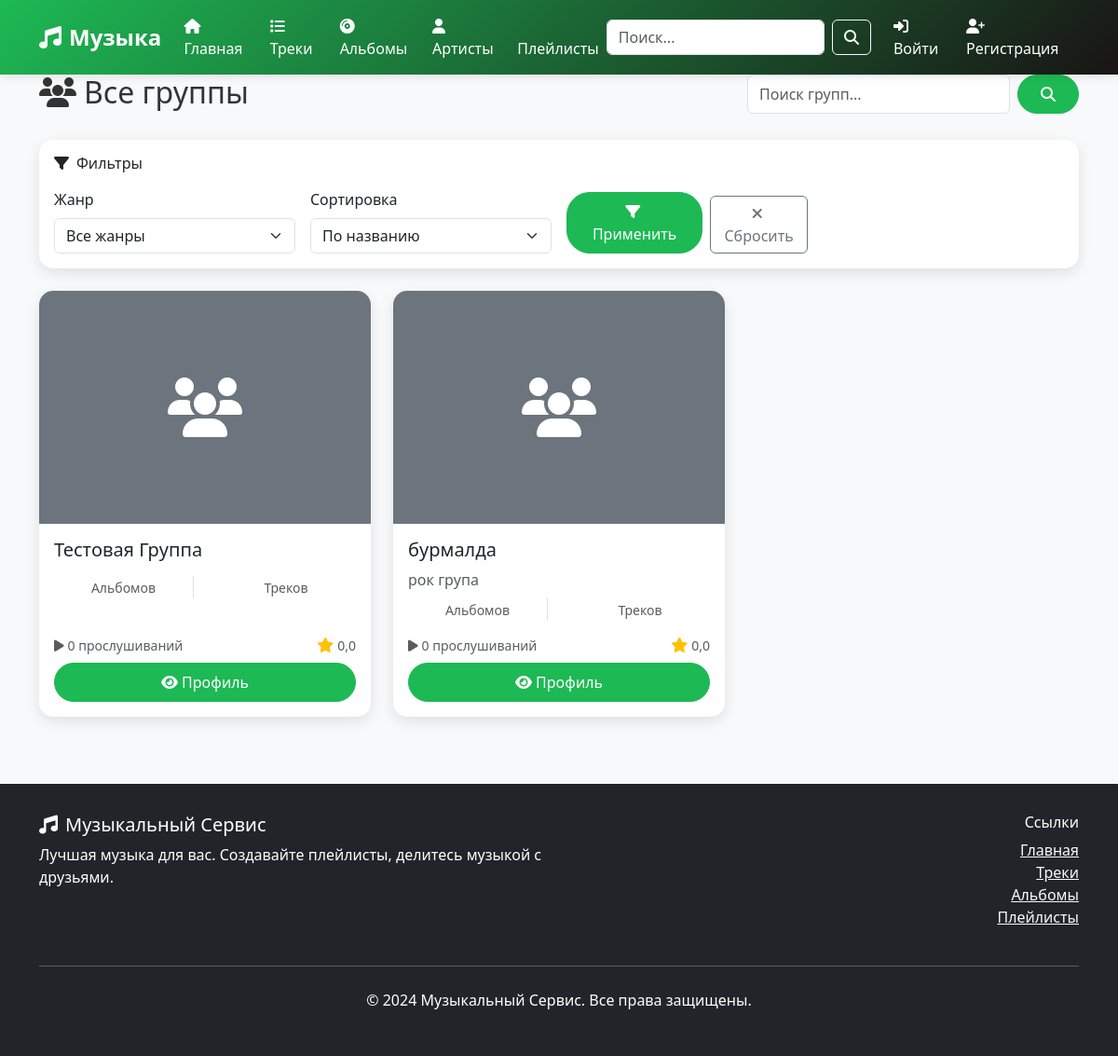
The page /groups/ on the database as committed earlier.
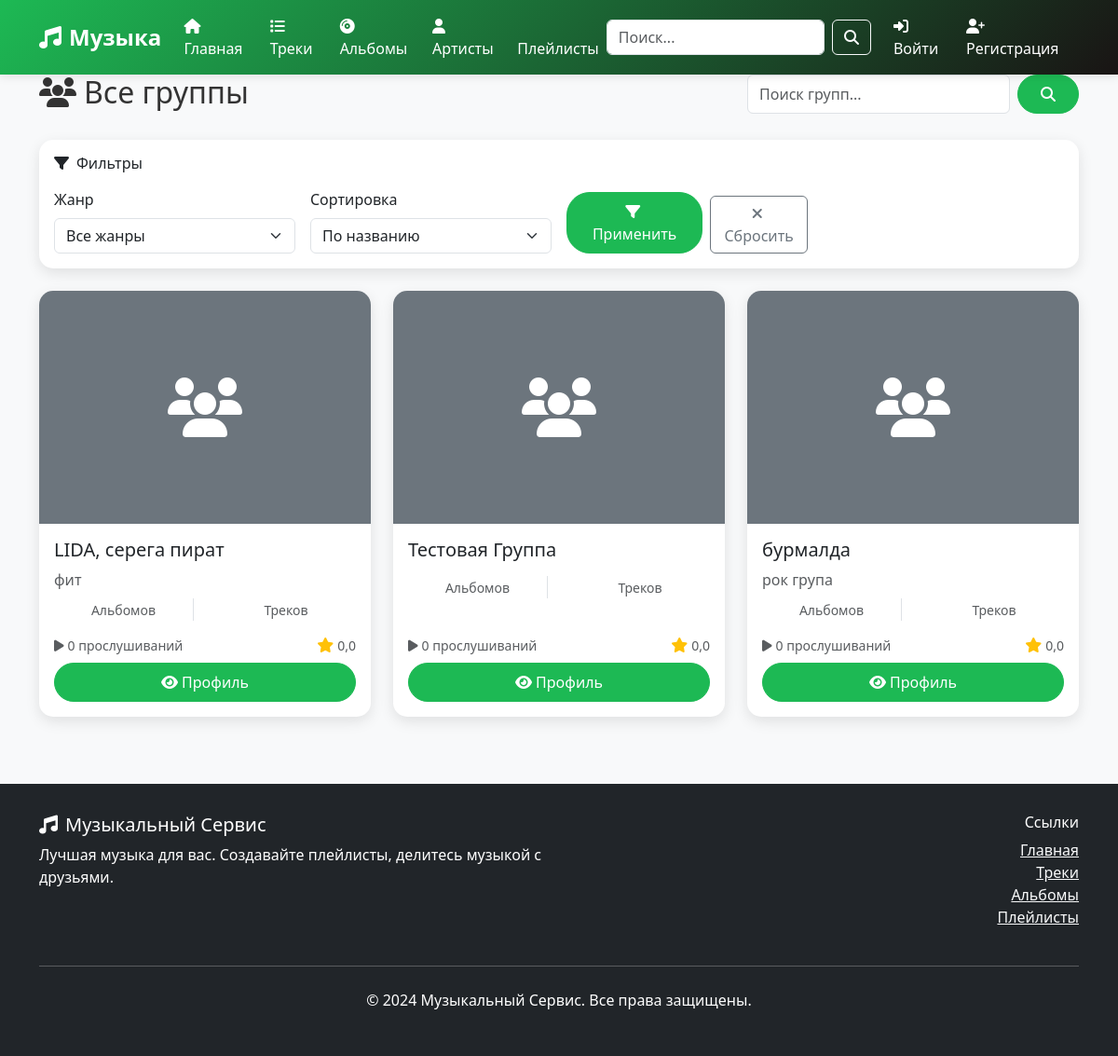
The same page on the database as committed later.
### music/models.py (models this page shows, shortened)
class Group(models.Model):
    id = models.UUIDField(primary_key=True, default=uuid.uuid4, editable=False)
    name = models.CharField(max_length=200, verbose_name='Название группы')
    description = models.TextField(blank=True, verbose_name='Описание группы')
    photo = models.ImageField(upload_to='groups/', null=True, blank=True, verbose_name='Фото группы')
    class Meta:
        db_table = 'группа'
        verbose_name = 'Группа'
        verbose_name_plural = 'Группы'

### music/views.py (the view)
# urls.py: path('groups/', views.group_list, name='group_list'),
def group_list(request):
    query = request.GET.get('q', '')
    groups = Group.objects.all()
    if query:
        groups = groups.filter(name__icontains=query)
    groups = groups.order_by('name')
    paginator = Paginator(groups, 12)
    page_number = request.GET.get('page')
    page_obj = paginator.get_page(page_number)
    context = {
        'groups': page_obj,
        'query': query,
    }
    return render(request, 'music/group_list.html', context)

### music/templates/music/group_list.html (shortened to what the changed rows need)
{% extends 'music/base.html' %}
{% block content %}
<div class="container">
    <div class="row mb-4">
        <div class="col-md-8">
            <h1 class="h2">
                <i class="fas fa-users me-2"></i>Все группы
            </h1>
        </div>
    </div>
    <div class="row">
        {% for group in groups %}
            <div class="col-lg-4 col-md-6 mb-4">
                <div class="card h-100">
                    {% if group.photo_url %}
                        <img src="{{ group.photo_url }}" class="card-img-top" alt="{{ group.name }}" style="height: 250px; object-fit: cover;">
                    {% else %}
                        <div class="card-img-top bg-secondary d-flex align-items-center justify-content-center" style="height: 250px;">
                            <i class="fas fa-users fa-4x text-white"></i>
                        </div>
                    {% endif %}
                    <div class="card-body d-flex flex-column">
                        <h5 class="card-title">{{ group.name }}</h5>
                        <div class="mb-2">
                            {% if group.description %}
                                <p class="card-text text-muted">
                                    {{ group.description|truncatewords:20 }}
                                </p>
                            {% endif %}
                        </div>
                        <div class="mb-3">
                            <div class="row text-center">
                                <div class="col-6">
                                    <div class="border-end">
                                        <small class="text-muted">Альбомов</small>
                                    </div>
                                </div>
                                <div class="col-6">
                                    <small class="text-muted">Треков</small>
                                </div>
                            </div>
                        </div>
                        <div class="mt-auto">
                            <div class="d-flex justify-content-between align-items-center mb-2">
                                <small class="text-muted">
                                    <i class="fas fa-play me-1"></i>{{ group.play_count|default:0 }} прослушиваний
                                </small>
                                <div class="d-flex align-items-center">
                                    <i class="fas fa-star text-warning me-1"></i>
                                    <small class="text-muted">{{ group.average_rating|default:"0.0"|floatformat:1 }}</small>
                                </div>
                            </div>
                            <div class="d-flex gap-2">
                                <a href="{% url 'music:group_detail' group.pk %}" class="btn btn-primary flex-fill">
                                    <i class="fas fa-eye me-1"></i>Профиль
                                </a>
                            </div>
                        </div>
                    </div>
                </div>
            </div>
        {% endfor %}
    </div>
</div>
{% endblock %}

Rows that differ between the two databases and show on the page:
added Group: name "LIDA, серега пират", description "фит", play_count "0", average_rating "0,0"
